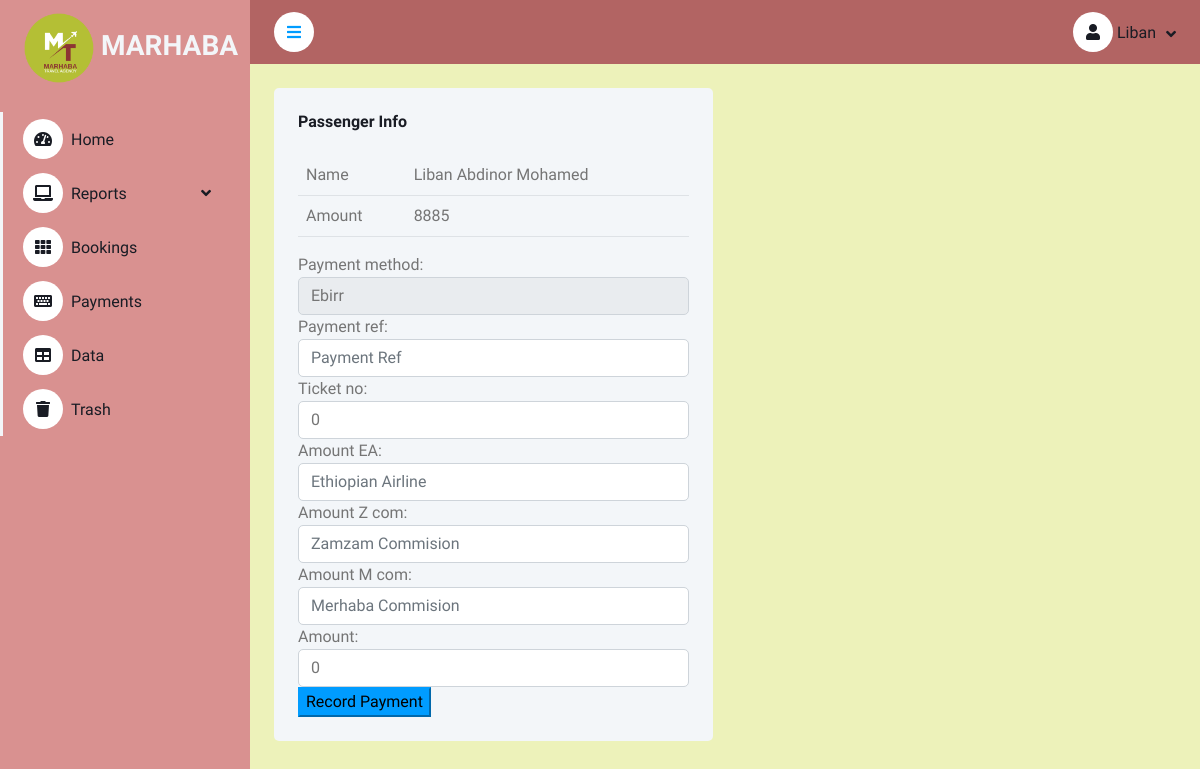
Page /make_payment/1 (signed in) on the committed database.
### booking_brain/models.py (models this page shows)
class Passenger(models.Model):
    id = models.AutoField(primary_key=True)
    Date_created = models.DateTimeField(auto_now_add=True)
    user = models.ForeignKey(User, on_delete=models.CASCADE)
    First_name = models.CharField(max_length=50)
    Middle_name = models.CharField(max_length=50)
    Last_name = models.CharField(max_length=50)
    Phone_number = models.CharField(max_length=50)
    Departure_place = models.CharField(max_length=50)
    Destination = models.CharField(max_length=50)
    Departure_date = models.DateField()
    Return_date = models.DateField(null=True)
    Amount = models.IntegerField()
    Booked = models.BooleanField(default=False)
    Paid  =  models.BooleanField(default=False)
    def __str__(self):
        return (f"{self.First_name} {self.Middle_name} {self.Last_name}")

### booking_brain/views.py (the view)
# urls.py: path('make_payment/<int:pk>', views.make_payment, name = 'make_payment'),
@login_required(login_url='login_user')
def make_payment(request,pk):
    passenger = Passenger.objects.get(id=pk)
    booking = Booking.objects.get(passenger=passenger)
    if request.method == 'POST':
        form = Create_Payment(request.POST)
        if form.is_valid():
            payment = form.save(commit=False)
            payment.user = request.user
            payment.Ticket_no = None
            payment.passenger = passenger
            payment.save()
            messages.success(request,'Payment added successfully')
            return redirect('payments')
        else:
            messages.success(request,'Error occured while adding payment')
            return redirect('make_payment', pk=pk)
    else:
        form = Create_Payment(initial={
            'Amount' : passenger.Amount,
            'Ticket_no' : "0"
        })
        context = {'form':form , 'passenger':passenger, 'booking':booking}
        return render(request,'booking_brain/make_payment.html', context )

### booking_brain/templates/booking_brain/make_payment.html (shortened to what this page needs)
{% extends 'booking_brain/base.html' %}
{% block content %}
<div class="row g-4">
<div class="col-sm-12 col-xl-6">
    <div class="bg-light rounded h-100 p-4">
        <h6 class="mb-4"> Passenger Info </h6>
        <table class="table">
            <tr>
                <td>Name</td>
                <td>{{passenger}}</td>
            </tr>
            <tr>
                <td>Amount</td>
                <td>{{passenger.Amount}}</td>
            </tr>
        </table>
        <form method="POST">
            {{form}}
            <button class="btn-primary" type="submit">Record Payment </button>
        </form>
    </div>
</div>
</div>
{% endblock %}

### booking_brain/templates/booking_brain/base.html (shortened to what this page needs)
<!DOCTYPE html>
{% load static %}
<html lang="en">
<head>
    <link href="https://cdnjs.cloudflare.com/ajax/libs/font-awesome/5.10.0/css/all.min.css" rel="stylesheet">
    <link href="https://cdn.jsdelivr.net/npm/bootstrap-icons@1.4.1/font/bootstrap-icons.css" rel="stylesheet">
    <link href=" {% static 'booking_brain/lib/owlcarousel/assets/owl.carousel.min.css'%}" rel="stylesheet">
    <link href="{% static 'booking_brain/lib/tempusdominus/css/tempusdominus-bootstrap-4.min.css'%}" rel="stylesheet" />
    <link href="{% static 'booking_brain/css/bootstrap.min.css' %}" rel="stylesheet">
    <link href="{% static 'booking_brain/css/style.css'%}" rel="stylesheet" type="text/css">
</head>
<body>
    <div class="container-xxl position-relative d-flex p-0 primary">
        <div class="sidebar pe-4 pb-3" style="background-color: #d99190;">
            <nav class="navbar  navbar-light" style="background-color: #d99190;">
                <a href="{% url 'index' %}" class="navbar-brand mx-4 mb-3">
                    <h3 class="text-light"><img src="{% static 'booking_brain/img/logo.png'%}" height="70" width="70" id="logo"></img> MARHABA</h3>
                </a>
                <div class="navbar-nav w-100">
                    <a href="{% url 'index' %}" class="nav-item nav-link"><i class="fa fa-tachometer-alt me-2"></i>Home</a>
                    <div class="nav-item dropdown">
                        <a href="#" class="nav-link dropdown-toggle" data-bs-toggle="dropdown"><i class="fa fa-laptop me-2"></i>Reports</a>
                    </div>
                    <a href="{% url 'bookings' %}" class="nav-item nav-link"><i class="fa fa-th me-2"></i>Bookings</a>
                    <a href="{% url 'payments' %}" class="nav-item nav-link"><i class="fa fa-keyboard me-2"></i>Payments</a>
                    <a href="#" class="nav-item nav-link"><i class="fa fa-table me-2"></i>Data</a>
                    <a href="{% url 'trash' %}" class="nav-item nav-link"><i class="fa fa-trash me-2"></i>Trash</a>
                </div>
            </nav>
        </div>
        <div class="content" style="background-color: #edf2ba;">
            <nav class="navbar navbar-expand  navbar-light sticky-top px-4 py-0" style="background-color: #b26463;">
                <a href="#" class="sidebar-toggler flex-shrink-0">
                    <i class="fa fa-bars"></i>
                </a>
                <div class="navbar-nav align-items-center ms-auto">
                    <div class="nav-item dropdown">
                        <a href="#" class="nav-link dropdown-toggle" data-bs-toggle="dropdown">
                        <i class="fa fa-user"></i>
                            <span class="d-none d-lg-inline-flex">{{ user }}</span>
                        </a>
                    </div>
                </div>
            </nav>
            <div class="container-fluid pt-4 px-4" style="background-color: #edf2ba;">
                {% block content %}
                {% endblock %}
              </div>
            </div>
        </div>
</body>

### booking_brain/static/booking_brain/css/style.css (style rules this page uses)
:root { --primary: #009CFF; --light: #F3F6F9; --dark: #191C24; }
body { background-color: #E9F6B8; }
.sidebar { position: fixed; top: 0; left: 0; bottom: 0; width: 250px; height: 100vh; overflow-y: auto; background: var(--light); transition: 0.5s; z-index: 999; }
.content { margin-left: 250px; min-height: 100vh; background: #FFFFFF; transition: 0.5s; }
@media (min-width: 992px) { .sidebar { margin-left: 0; } }
@media (min-width: 992px) { .content { width: calc(100% - 250px); } }
.sidebar .navbar .navbar-nav .nav-link { padding: 7px 20px; color: var(--dark); font-weight: 500; border-left: 3px solid var(--light); border-radius: 0 30px 30px 0; outline: none; }
.sidebar .navbar .navbar-nav .nav-link i { width: 40px; height: 40px; display: inline-flex; align-items: center; justify-content: center; background: #FFFFFF; border-radius: 40px; }
.sidebar .navbar .dropdown-toggle::after { position: absolute; top: 15px; right: 15px; border: none; content: "\f107"; font-family: "Font Awesome 5 Free"; font-weight: 900; transition: .5s; }
.content .navbar .navbar-nav .nav-link { margin-left: 25px; padding: 12px 0; color: var(--dark); outline: none; }
.content .navbar .sidebar-toggler, .content .navbar .navbar-nav .nav-link i { width: 40px; height: 40px; display: inline-flex; align-items: center; justify-content: center; background: #FFFFFF; border-radius: 40px; }
.content .navbar .dropdown-toggle::after { margin-left: 6px; vertical-align: middle; border: none; content: "\f107"; font-family: "Font Awesome 5 Free"; font-weight: 900; transition: .5s; }

### rows in the picture
Passenger: First_name+Middle_name+Last_name "Liban Abdinor Mohamed", Amount "8885"

### other values in the picture
{{ user }} "Liban"
